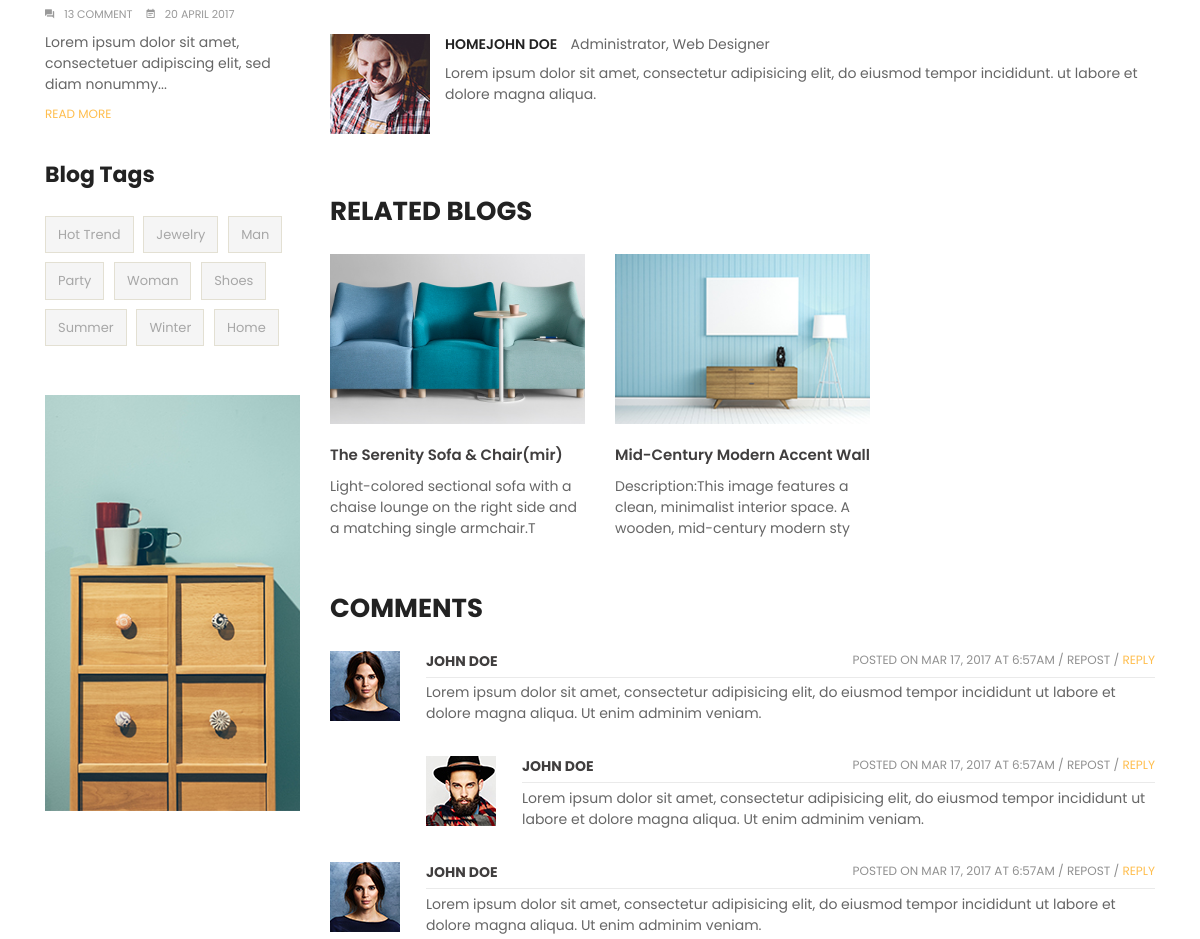
The app's page /en/blogs/4/ (middle part), older data.
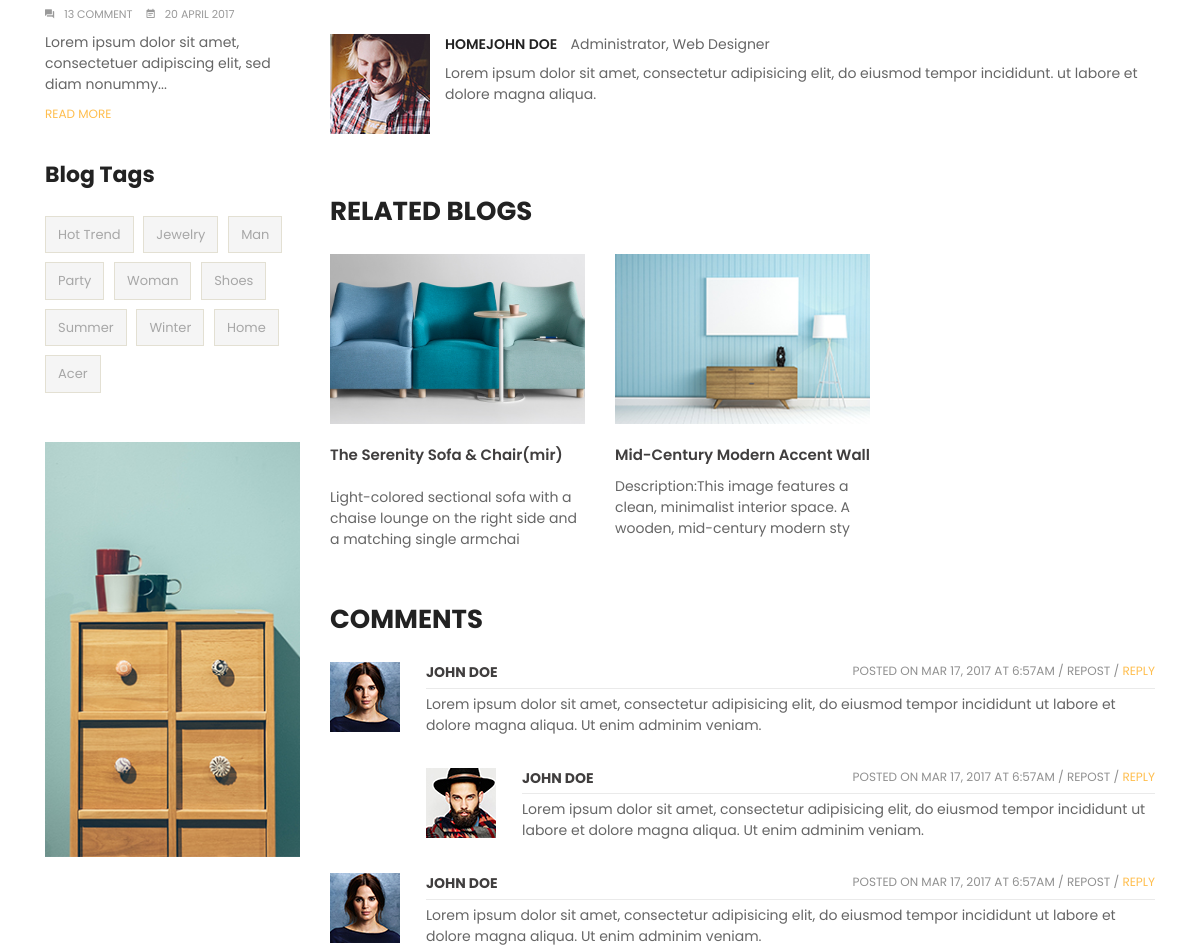
The same page, newer data.
### apps/blogs/models.py (models this page shows, shortened)
class BlogTagModel(BaseModel):
    title = models.CharField(max_length=255)
    class Meta:
        verbose_name = 'Blog tag'
        verbose_name_plural = 'Blog tags'

class BlogModel(BaseModel):
    class BlogStatus(models.TextChoices):
        DRAFT = 'DRAFT'
        PUBLISHED = 'PUBLISHED'
        DELETED = 'DELETED'
    image = models.ImageField(upload_to='blog-post/')
    title = models.CharField(max_length=255)
    content = RichTextUploadingField()
    status = models.CharField(
        max_length=20,
        choices=BlogStatus,
        default=BlogStatus.DRAFT
    )
    author = models.ForeignKey(
        BlogAuthorModel,
        on_delete=models.CASCADE,
        related_name='blogs',
    )
    category = models.ManyToManyField(
        BlogCategoryModel,
        related_name='blogs'
    )
    tag = models.ManyToManyField(
        BlogTagModel,
        related_name='blogs'
    )
    class Meta:
        verbose_name = 'Blog'
        verbose_name_plural = 'Blogs'

### apps/blogs/views.py (the view)
# urls.py: path('<int:pk>/', blog_detail_view, name='detail'),
def blog_detail_view(request, pk):
    try:
        blog = BlogModel.objects.get(id=pk)
    except BlogModel.DoesNotExist:
        return render(request, 'pages/404.html')
    category = blog.category.first()
    parent_category = category.parent if category else None
    related_blogs = BlogModel.objects.filter(
        category__in=blog.category.all()
    ).exclude(id=blog.id).distinct()[:3]
    categories = BlogCategoryModel.objects.all()
    tags = BlogTagModel.objects.all()
    parent_categories = BlogCategoryModel.objects.filter(parent__isnull=True)
    context = {
        'blog': blog,
        'category': category,
        'parent_category': parent_category,
        "categories": categories,
        "tags": tags,
        "parent_categories": parent_categories,
        'related_blogs': related_blogs
    }
    return render(request, 'blogs/blog-detail.html', context)

### apps/pages/templatetags/my_tags.py (called while the page is built)
@register.simple_tag
def get_full_url(request, lang):
    path = request.path.split('/')
    path[1] = lang
    return '/'.join(path)

### templates/blogs/blog-detail.html (shortened to what this page needs)
{% extends 'layout/base.html' %}
{% load static %}
{% load i18n %}
{% load my_tags %}
{% block body_id %}blog-detail{% endblock %}
{% block body_class %}blog{% endblock %}
{% block content %}
    <div class="main-content">
        <div id="wrapper-site">
            <div id="content-wrapper">
                <div id="main">
                    <div class="page-home">
                        <div class="container">
                            <div class="content">
                                <div class="row">
                                    <div class="sidebar-3 sidebar-collection col-lg-3 col-md-3 col-sm-4">
                                        {% include 'blogs/blog-sidebar.html' %}
                                    </div>
                                    <div class="col-sm-8 col-lg-9 col-md-9 flex-xs-first main-blogs">
                                        <div class="admin">
                                            <img src="{% static 'img/blog/user.jpg' %}" alt="img" class="float-left right">
                                            <div class="info">
                                                <p>
                                                    <a href="#">
                                                        <span class="content-title">
                                                            {% trans 'Home' %}John doe
                                                        </span>
                                                    </a>
                                                    <span>{% trans 'Administrator, Web Designer' %}</span>
                                                </p>
                                                <p class="descript">
                                                </p>
                                            </div>
                                        </div>
                                        <div class="related">
                                            <h2 class="title-block">{% trans 'Related Blogs' %}</h2>
                                            <div class="main-blogs">
                                                <div class="row">
                                                    {% for rb in related_blogs %}
                                                    <div class="col-md-4">
                                                        <div class="hover-after">
                                                            <a href="{% url 'blogs:detail' rb.id %}">
                                                                <img src="{{ rb.image.url }}"
                                                                     alt="{{ rb.title }}"
                                                                     class="img-fluid"
                                                                     style="height: 170px; width:300px; object-fit:cover;">
                                                            </a>
                                                        </div>
                                                        <div class="late-item">
                                                            <p class="content-title">
                                                                <a href="{% url 'blogs:detail' rb.id %}">{{ rb.title|slice:":31" }}</a>
                                                            </p>
                                                            <p class="description">{{ rb.content|slice:":100"|safe }}</p>
                                                        </div>
                                                    </div>
                                                    {% empty %}
                                                        <p>{% trans 'No related blogs found.' %}</p>
                                                    {% endfor %}
                                                </div>
                                            </div>
                                        </div>
                                        <div class="reply late-item">
                                            <div class="blog-comment" id="blog-comment">
                                                <h2 class="title-block">{% trans 'Comments' %}</h2>
                                                <img src="{% static 'img/blog/user1.jpg' %}" alt="img" class="float-left right">
                                            </div>
                                            <div class="comment-content">
                                                <p class="user-title">
                                                    <a href="#">{% trans 'JOHN DOE' %}</a>
                                                    <span class="time">{% trans 'Posted on Mar 17, 2017 at 6:57am /' %}
                                                        <a href="#">{% trans 'repost' %}</a> /
                                                        <span class="green">
                                                            <a href="#">{% trans 'Reply' %}</a>
                                                        </span>
                                                    </span>
                                                </p>
                                                <p class="content-comment">
                                                </p>
                                            </div>
                                            <div class="blog-comment margin-right-comment">
                                                <div class="avatar">
                                                    <img src="{% static 'img/blog/user2.jpg' %}" alt="img" class="float-left">
                                                </div>
                                                <div class="comment-content">
                                                    <p class="user-title">
                                                        <a href="#">{% trans 'JOHN DOE' %}</a>
                                                        <span class="time">{% trans 'Posted on Mar 17, 2017 at 6:57am /' %}
                                                            <a href="#">{% trans 'repost' %}</a> /
                                                            <span class="green">
                                                                <a href="#">{% trans 'Reply' %}</a>
                                                            </span>
                                                        </span>
                                                    </p>
                                                    <p class="content-comment">
                                                    </p>
                                                </div>
                                            </div>
                                            <div class="blog-comment">
                                                <div class="avatar">
                                                    <img src="{% static 'img/blog/user1.jpg' %}" alt="img" class="float-left right">
                                                </div>
                                                <div class="comment-content">
                                                    <p class="user-title">
                                                        <a href="#">{% trans 'JOHN DOE' %}</a>
                                                        <span class="time">{% trans 'Posted on Mar 17, 2017 at 6:57am /' %}
                                                            <a href="#">{% trans 'repost' %}</a> /
                                                            <span class="green">
                                                                <a href="#">{% trans 'Reply' %}</a>
                                                            </span>
                                                        </span>
                                                    </p>
                                                    <p class="content-comment">
                                                    </p>
                                                </div>
                                            </div>
                                        </div>
                                    </div>
                                </div>
                            </div>
                        </div>
                    </div>
                </div>
            </div>
        </div>
    </div>
{% endblock %}

### templates/layout/base.html (shortened to what this page needs)
<!DOCTYPE html>
{% load static %}
<html lang="en">
<head>
    <link rel="stylesheet" href="{% static 'libs/bootstrap/css/bootstrap.min.css' %}">
    <link rel="stylesheet" href="{% static 'libs/font-awesome/css/font-awesome.min.css' %}">
    <link rel="stylesheet" href="{% static 'libs/nivo-slider/css/nivo-slider.css' %}">
    <link rel="stylesheet" href="{% static 'libs/nivo-slider/css/animate.css' %}">
    <link rel="stylesheet" href="{% static 'libs/nivo-slider/css/style.css' %}">
    <link rel="stylesheet" href="{% static 'libs/font-material/css/material-design-iconic-font.min.css' %}">
    <link rel="stylesheet" href="{% static 'libs/slider-range/css/jslider.css' %}">
    <link rel="stylesheet" href="{% static 'libs/owl-carousel/assets/owl.carousel.min.css' %}">
    <link rel="stylesheet" type="text/css" href="{% static 'css/style.css' %}">
    <link rel="stylesheet" type="text/css" href="{% static 'css/reponsive.css' %}">
</head>
<body id="{% block body_id %}{% endblock %}" class="{% block body_class %}{% endblock %}">
    {% url 'pages:home' as home_url %}
    {% block content %}{% endblock %}
</body>
</html>

### templates/layout/header-base.html (shortened to what this page needs)
{% load static %}
{% load i18n %}
{% load my_tags %}

### templates/blogs/blog-sidebar.html (shortened to what this page needs)
{% load static %}
{% load static %}
{% load i18n %}
    <div class="sidebar-block">
        <div class="post-item-content">
            <div>
                <div class="late-item">
                    <span>
                        <i class="zmdi zmdi-comments"></i>{% trans '13 comment' %}
                    </span>
                    <span>
                        <i class="zmdi zmdi-calendar-note"></i>{% trans '20 APRIl 2017' %}
                    </span>
                    <p class="description">
                    </p>
                    <p class="remove">
                        <a href="blog-detail.html">{% trans 'READ MORE' %}</a>
                    </p>
                </div>
            </div>
        </div>
    </div>
    <div class="sidebar-block product-tags">
        <div class="title-block">
            Blog Tags
        </div>
        <div class="block-content">
            <ul class="listSidebarBlog list-unstyled">
                {% for tag in tags %}
                <li>
                    <a href="{% url 'blogs:blog_filter' 'tag' tag.id %}" title="Show products matching tag {{ tag.title }}">{{ tag.title }}</a>
                </li>
                {% endfor %}
            </ul>
        </div>
    </div>
    <div class="sidebar-block group-image-special">
        <div class="effect">
            <a href="#">
                <img class="img-fluid" src="{% static 'img/blog/advertising.jpg' %}" alt="banner-2" title="banner-2">
            </a>
        </div>
    </div>

### templates/layout/footer-base.html (shortened to what this page needs)
{% load static %}
{% load i18n %}
{% load my_tags %}

### templates/layout/mobile-menu.html (shortened to what this page needs)
{% load static %}
{% load i18n %}
{% load my_tags %}

Row changes from the older to the newer data that the page shows:
added BlogTagModel: title "Acer"
changed BlogModel "The Serenity Sofa & Chair(mir)": content "Light-colored sectional sofa with a chaise lounge on the right side and a matching single armchair.T" → "Light-colored sectional sofa with a chaise lounge on the right side and a matching single armchai"
